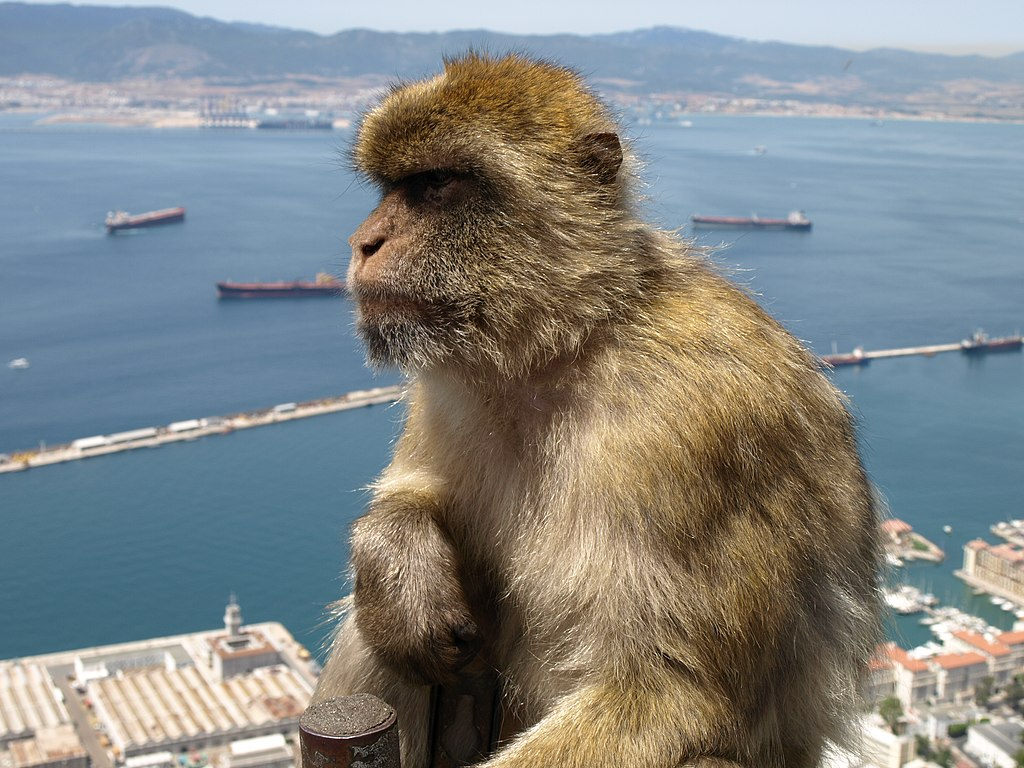
#> input picture Processamento de Imagens/Macaco.jpg, 1024 x 768 px
$ python gaussiano.py
#> lines starting #> are read from the running program, lines starting #| are printed output that depends on the picture
#> further down, img is the input picture: shape (768, 1024, 3); mean R, G, B 130.1, 134.4, 133.7
import numpy as np
import cv2
import matplotlib.pyplot as plt
from matplotlib import cm

def convolution(image, kernel):
    if len(image.shape) == 3:
        image = cv2.cvtColor(image, cv2.COLOR_BGR2GRAY)
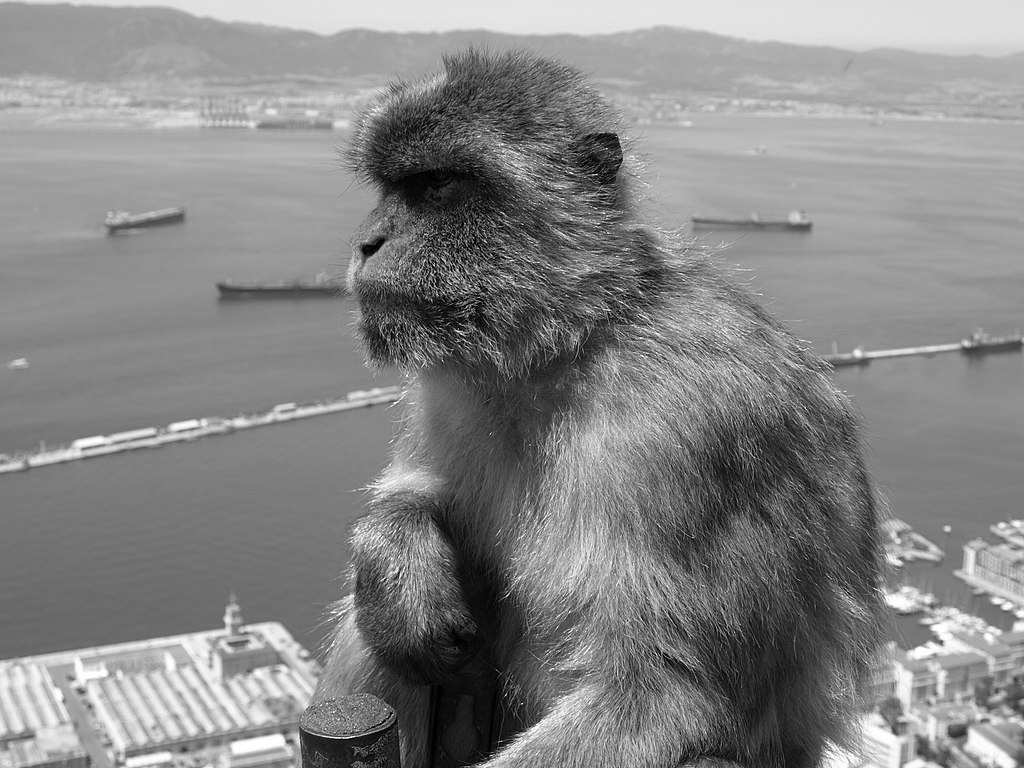
#> image: shape (768, 1024); min 0, max 255, mean 133.7


    image_row, image_col = image.shape
#> image_row = 768; image_col = 1024
    kernel_row, kernel_col = kernel.shape
#> kernel_row = 25; kernel_col = 25

    output = np.zeros(image.shape)

    pad_height = int((kernel_row - 1) / 2)
#> pad_height = 12
    pad_width = int((kernel_col - 1) / 2)
#> pad_width = 12

    padded_image = np.zeros((image_row + (2 * pad_height), image_col + (2 * pad_width)))

    padded_image[pad_height:padded_image.shape[0] - pad_height, pad_width:padded_image.shape[1] - pad_width] = image
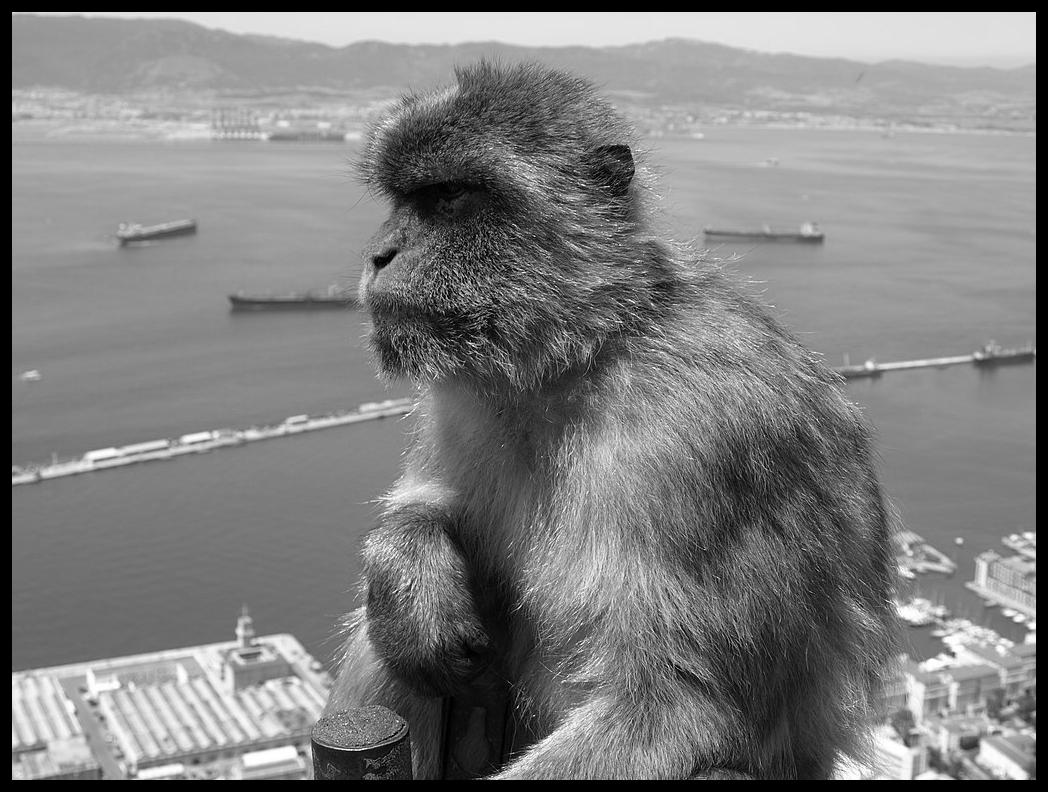
#> padded_image: shape (792, 1048) float64; min 0, max 255, mean 126.7


    for row in range(image_row):
        for col in range(image_col):
            output[row, col] = np.sum(kernel * padded_image[row:row + kernel_row, col:col + kernel_col])
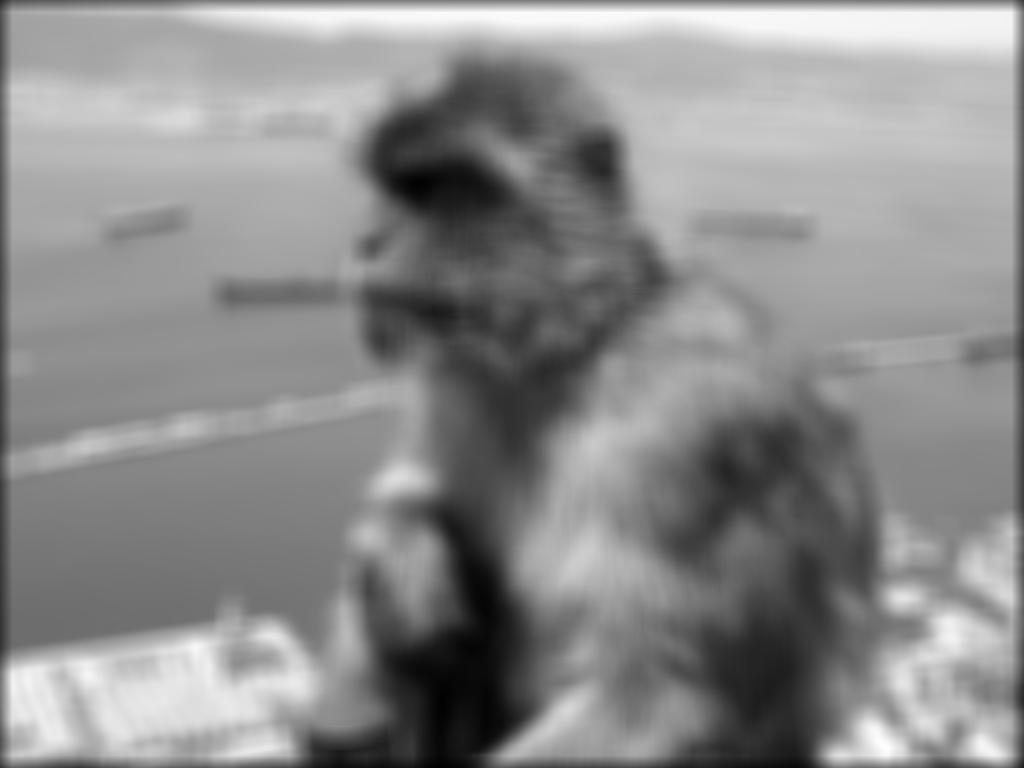
#> output: shape (768, 1024) float64; min 4954, max 145532, mean 82111.5; drawn with min black and max white


    return output


def kernel_gaussiano(size, sigma=1):
    center = size//2
    x, y = np.mgrid[-center:center+1, -center:center+1]
    return np.exp(-((x**2 + y**2) / (2*sigma**2)))


if __name__ == '__main__':
    img = plt.imread('Macaco.jpg')
    filt = np.ones(25**2).reshape(25,25)
    img = convolution(img, filt)
    plt.imsave('macacoBlured.jpg', img, cmap=cm.gray)
